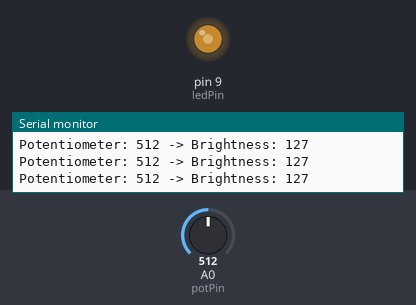
Simulated run of this sketch. Board: Arduino Uno, built with avr-gcc and run on an emulated ATmega328P. Shown: output pins drawn as LEDs (lit = HIGH), the last lines printed to the serial monitor. The test bench sets the inputs (shaded band); at power-on: A0 (potPin) = 512.

Above: at 1.2 s.
1.3 s: A0 (potPin) set to 716
At 1.9 s:
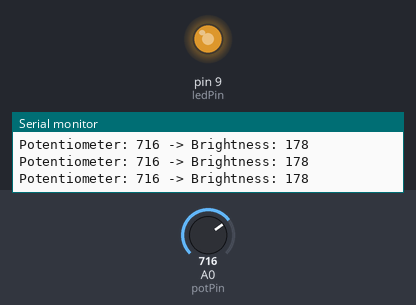
2.9 s: A0 (potPin) set to 900
At 3.3 s:
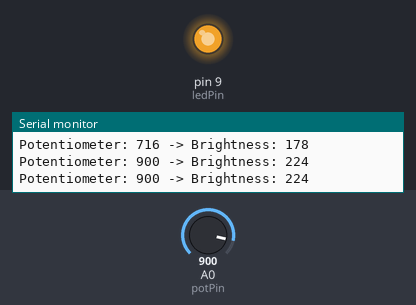
4.5 s: A0 (potPin) set to 122
At 5.8 s:
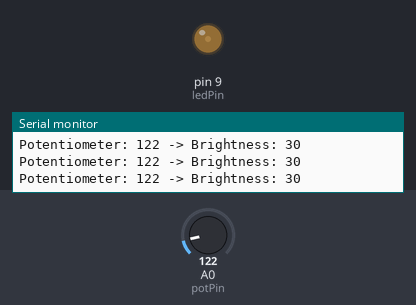
6.1 s: A0 (potPin) set to 0
At 7.3 s:
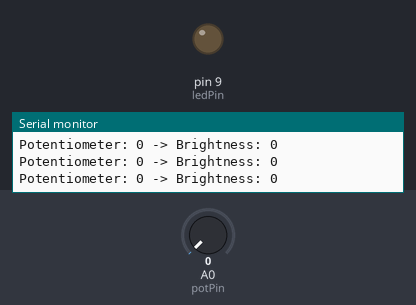
7.7 s: A0 (potPin) set to 511
At 8.7 s:
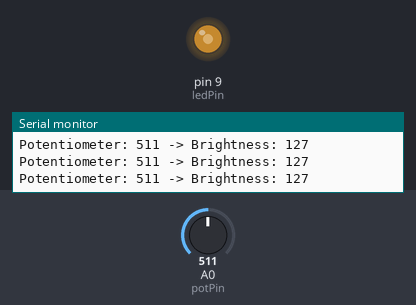
Timing chart, 0 to 10.3 s (numbered marks = the images above; inputs shaded):
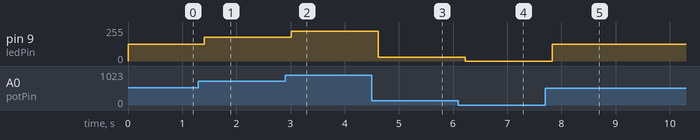

The sketch:

05_potentiometer_led_control.ino
```cpp
// Pot has 3 pins - Vcc, signal and GND

const int potPin = A0;     // Potentiometer connected to A0
const int ledPin = 9;      // LED connected to PWM pin 9

void setup() {
  pinMode(ledPin, OUTPUT);
  Serial.begin(9600);
}

void loop() {
  int potValue = analogRead(potPin);          // The pot reading is stored in variable potValue. It reads value (0–1023)
  int brightness = map(potValue, 0, 1023, 0, 255); // analogWrite accepts the value from 0-255 only. Hence we scaled it as shown and stored the scaled value in var brightness.
  analogWrite(ledPin, brightness);
  Serial.print("Potentiometer: ");
  Serial.print(potValue); // shows value from 0-1023 (2^10 levels)
  Serial.print(" -> Brightness: ");
  Serial.println(brightness); // shows value from 0-255 (2^8 levels)
  delay(200);
}
```

Measured:
- after the input at 1.3 s, pin 9 (ledPin): 127/255 → 178/255 after 0.11 s
- after the input at 2.9 s, pin 9 (ledPin): 178/255 → 224/255 after 0.11 s
- after the input at 4.5 s, pin 9 (ledPin): 224/255 → 30/255 after 0.12 s
- after the input at 6.1 s, pin 9 (ledPin): 30/255 → 0/255 after 0.12 s
- after the input at 7.7 s, pin 9 (ledPin): 0/255 → 127/255 after 0.13 s
